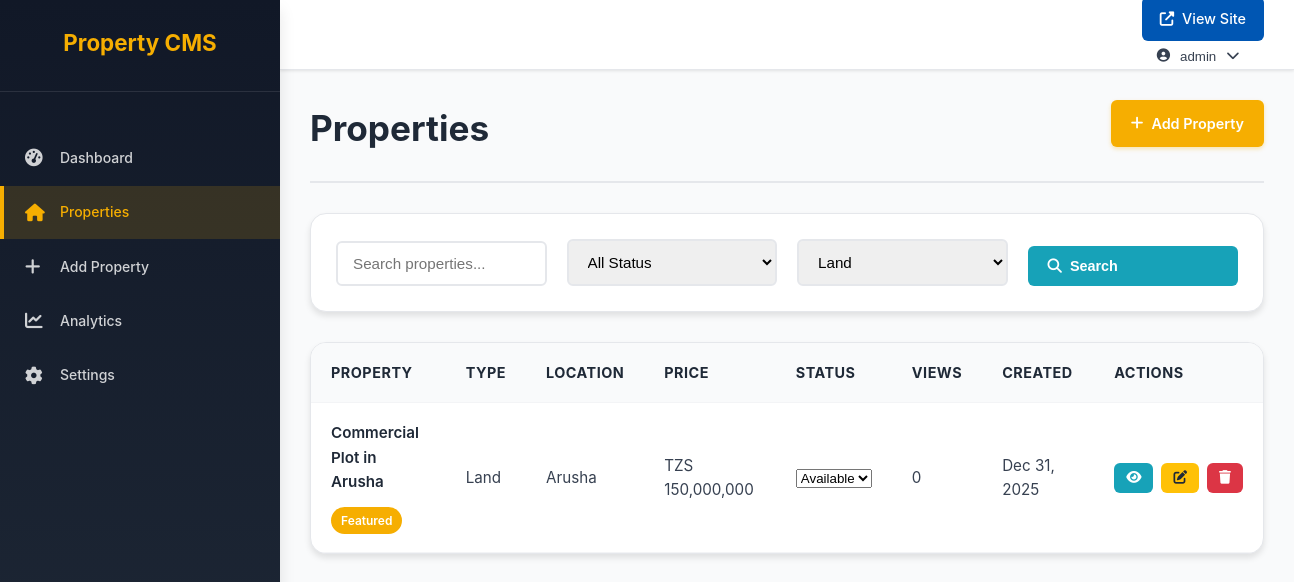
The app's page /admin/properties.php?type=land (signed in) with its own data.
### tables this page shows
CREATE TABLE IF NOT EXISTS properties (
    id INT AUTO_INCREMENT PRIMARY KEY,
    title VARCHAR(255) NOT NULL,
    description TEXT,
    property_type ENUM('house', 'apartment', 'land', 'commercial') NOT NULL,
    location VARCHAR(255) NOT NULL,
    price DECIMAL(15,2) NOT NULL,
    bedrooms INT DEFAULT 0,
    bathrooms INT DEFAULT 0,
    area DECIMAL(10,2) DEFAULT 0,
    images JSON,
    featured BOOLEAN DEFAULT FALSE,
    status ENUM('available', 'sold', 'pending') DEFAULT 'available',
    views INT DEFAULT 0,
    created_at TIMESTAMP DEFAULT CURRENT_TIMESTAMP,
    updated_at TIMESTAMP DEFAULT CURRENT_TIMESTAMP ON UPDATE CURRENT_TIMESTAMP
);

### admin/properties.php (the view, shortened to what this page needs)
<?php
$db = Database::getInstance()->getConnection();
$search = trim($_GET['search'] ?? '');
$type_filter = $_GET['type'] ?? '';
$page = max(1, intval($_GET['page'] ?? 1));
$per_page = 10;
$conditions = [];
$params = [];
if (!empty($type_filter)) {
    $conditions[] = "property_type = ?";
    $params[] = $type_filter;
}
$where_clause = !empty($conditions) ? 'WHERE ' . implode(' AND ', $conditions) : '';
try {
    $offset = ($page - 1) * $per_page;
    $sql = "SELECT * FROM properties $where_clause ORDER BY created_at DESC LIMIT $per_page OFFSET $offset";
    $stmt = $db->prepare($sql);
    $stmt->execute($params);
    $properties = $stmt->fetchAll();
} catch (PDOException $e) {
    $properties = [];
    $total_properties = 0;
    $total_pages = 0;
    $error = "Error fetching properties: " . $e->getMessage();
}
?>
<!DOCTYPE html>
<html lang="en">
<head>
    <link rel="stylesheet" href="../assets/css/admin-styles.css">
    <link rel="stylesheet" href="../assets/css/styles.css">
    <link rel="stylesheet" href="https://cdnjs.cloudflare.com/ajax/libs/font-awesome/6.4.0/css/all.min.css">
</head>
<body>
    <div class="admin-layout">
        <?php include 'includes/sidebar.php'; ?>
        <div class="main-content">
            <?php include 'includes/header.php'; ?>
            <div class="content-area">
                <div class="page-header">
                    <h1>Properties</h1>
                    <div class="page-actions">
                        <a href="add-property.php" class="btn-primary">
                            <i class="fas fa-plus"></i>
                            Add Property
                        </a>
                    </div>
                </div>
                <div class="filters-section">
                    <form method="GET" class="filters-form">
                        <div class="filter-row">
                            <div class="filter-group">
                                <input type="text" name="search" placeholder="Search properties..."
                                       value="<?php echo htmlspecialchars($search); ?>">
                            </div>
                            <div class="filter-group">
                                <select name="status">
                                    <option value="">All Status</option>
                                </select>
                            </div>
                            <div class="filter-group">
                                <select name="type">
                                    <option value="land" <?php echo $type_filter === 'land' ? 'selected' : ''; ?>>Land</option>
                                </select>
                            </div>
                            <button type="submit" class="btn-search">
                                <i class="fas fa-search"></i>
                                Search
                            </button>
                        </div>
                    </form>
                </div>
                <div class="table-container">
                    <table class="data-table">
                        <thead>
                            <tr>
                                <th>Property</th>
                                <th>Type</th>
                                <th>Location</th>
                                <th>Price</th>
                                <th>Status</th>
                                <th>Views</th>
                                <th>Created</th>
                                <th>Actions</th>
                            </tr>
                        </thead>
                        <tbody>
                            <?php if (empty($properties)): ?>
                                <tr>
                                    <td colspan="8" class="no-data">No properties found.</td>
                                </tr>
                            <?php else: ?>
                                <?php foreach ($properties as $property): ?>
                                    <tr>
                                        <td>
                                            <div class="property-info">
                                                <h4><?php echo htmlspecialchars($property['title']); ?></h4>
                                                <?php if ($property['featured']): ?>
                                                    <span class="featured-badge">Featured</span>
                                                <?php endif; ?>
                                            </div>
                                        </td>
                                        <td><?php echo ucfirst(htmlspecialchars($property['property_type'])); ?></td>
                                        <td><?php echo htmlspecialchars($property['location']); ?></td>
                                        <td>TZS <?php echo number_format($property['price']); ?></td>
                                        <td>
                                            <form method="POST" class="inline-form">
                                                <select name="status" onchange="this.form.submit()">
                                                    <option value="available" <?php echo $property['status'] === 'available' ? 'selected' : ''; ?>>Available</option>
                                                </select>
                                            </form>
                                        </td>
                                        <td><?php echo number_format($property['views']); ?></td>
                                        <td><?php echo date('M j, Y', strtotime($property['created_at'])); ?></td>
                                        <td>
                                            <div class="action-buttons">
                                                <a href="../sales.php?view=<?php echo $property['id']; ?>" target="_blank"
                                                   class="btn-action btn-view" title="View">
                                                    <i class="fas fa-eye"></i>
                                                </a>
                                                <a href="edit-property.php?id=<?php echo $property['id']; ?>"
                                                   class="btn-action btn-edit" title="Edit">
                                                    <i class="fas fa-edit"></i>
                                                </a>
                                                <a href="?delete=<?php echo $property['id']; ?>"
                                                   class="btn-action btn-delete" title="Delete"
                                                   onclick="return confirm('Are you sure you want to delete this property?')">
                                                    <i class="fas fa-trash"></i>
                                                </a>
                                            </div>
                                        </td>
                                    </tr>
                                <?php endforeach; ?>
                            <?php endif; ?>
                        </tbody>
                    </table>
                </div>
            </div>
        </div>
    </div>
</body>
</html>

### assets/css/admin-styles.css (style rules this page uses)
:root { --primary-color: #f6ae01; --primary-hover: #e29f01; --secondary-color: #0056b3; --success-color: #28a745; --danger-color: #dc3545; --warning-color: #ffc107; --info-color: #17a2b8; --dark-color: #343a40; --light-color: #f8f9fa; --white: #ffffff; --gray-100: #f8f9fa; --gray-200: #e9ecef; --gray-300: #dee2e6; --gray-400: #ced4da; --gray-500: #adb5bd; --gray-600: #6c757d; --gray-700: #495057; --gray-800: #343a40; --gray-900: #212529; --sidebar-width: 250px; --header-height: 60px; --border-radius: 6px; --box-shadow: 0 2px 4px rgba(0, 0, 0, 0.1); --transition: all 0.3s ease; }
* { margin: 0; padding: 0; box-sizing: border-box; }
body { font-family: -apple-system, BlinkMacSystemFont, "Segoe UI", Roboto, "Helvetica Neue", Arial, sans-serif; line-height: 1.6; color: var(--gray-800); background-color: var(--gray-100); }
.admin-layout { display: flex; min-height: 100vh; }
.main-content { flex: 1; margin-left: var(--sidebar-width); display: flex; flex-direction: column; }
.content-area { flex: 1; padding: 30px; }
.page-header { display: flex; justify-content: space-between; align-items: center; margin-bottom: 30px; }
.page-header h1 { font-size: 2rem; color: var(--gray-800); }
.page-actions { display: flex; gap: 10px; }
.btn-primary, .btn-secondary, .btn-success, .btn-danger, .btn-warning, .btn-info { display: inline-flex; align-items: center; gap: 8px; padding: 10px 20px; border: none; border-radius: var(--border-radius); font-size: 0.9rem; font-weight: 500; text-decoration: none; cursor: pointer; transition: var(--transition); }
.btn-primary { background: var(--primary-color); color: var(--white); }

### records on screen
properties: title "Commercial Plot in Arusha", featured "Featured", property_type "Land", location "Arusha", price "150,000,000", status "Available", views "0", created_at "Dec 31, 2025"

### other values on screen
$user['username'] "admin"
